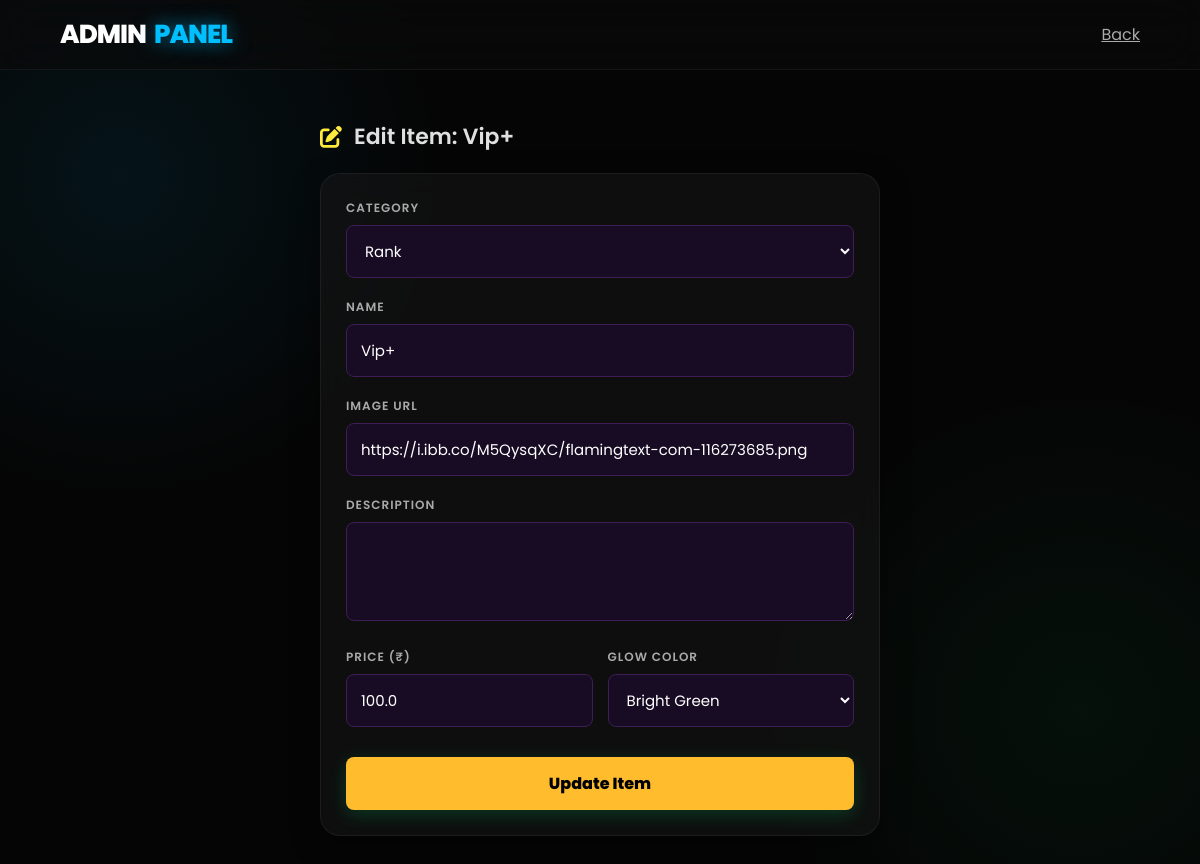
/admin/edit/5 (signed in), run on the app's committed database.
### models.py (models this page shows)
class Rank(db.Model):
    id = db.Column(db.Integer, primary_key=True)
    name = db.Column(db.String(100), nullable=False)
    price = db.Column(db.Float, nullable=False)
    description = db.Column(db.String(255))
    image_url = db.Column(db.String(200), default="")
    color_hex = db.Column(db.String(10), default="#00bfff")
    category = db.Column(db.String(50), default='rank')

### app.py (the view, shortened to what this page needs)
@app.route('/admin/edit/<int:id>', methods=['GET', 'POST'])
@login_required
def edit_rank(id):
    rank = Rank.query.get_or_404(id)
    return render_template('edit_rank.html', rank=rank)

### app.py (called while the page is built)
@login_manager.user_loader
def load_user(user_id):
    return User.query.get(int(user_id))

@app.context_processor
def inject_config():
    base_dir = os.path.abspath(os.path.dirname(__file__))
    config_path = os.path.join(base_dir, 'config.json')
    try:
        with open(config_path, 'r') as f:
            config = json.load(f)
        return dict(config=config)
    except:
        return dict(config={
            'server_name': 'Dora Bash',
            'logo_url': 'https://static.wikia.nocookie.net/minecraft_gamepedia/images/6/6e/Red_Apple_JE2_BE2.png',
            'hero_background': 'https://i.ibb.co/bM3tjBM3/8d3783658812bb071591febfca65c60b609fdfa0headerbg.webp'
        })

### templates/edit_rank.html (shortened to what this page needs)
<!DOCTYPE html>
<html lang="en">
<head>
    <link rel="stylesheet" href="{{ url_for('static', filename='style.css') }}">
    <link rel="stylesheet" href="https://cdnjs.cloudflare.com/ajax/libs/font-awesome/6.4.0/css/all.min.css">
</head>
<body>
    <nav class="navbar"><a href="/admin" class="brand">ADMIN <span>PANEL</span></a><a href="/admin" style="color: #aaa;">Back</a></nav>
    <div class="container edit-container">
        <div class="section-header"><i class="fas fa-edit" style="color: #ffeb3b;"></i> Edit Item: {{ rank.name }}</div>
        <div class="card">
            <form action="/admin/edit/{{ rank.id }}" method="POST">
                <div class="input-group">
                    <label class="input-label">Category</label>
                    <select name="category" class="dark-input">
                        <option value="rank" {% if rank.category == 'rank' %}selected{% endif %}>Rank</option>
                    </select>
                </div>
                <div class="input-group">
                    <label class="input-label">Name</label>
                    <input type="text" name="name" class="dark-input" value="{{ rank.name }}" required>
                </div>
                <div class="input-group">
                    <label class="input-label">Image URL</label>
                    <input type="text" name="image_url" class="dark-input" value="{{ rank.image_url }}">
                </div>
                <div class="input-group">
                    <label class="input-label">Description</label>
                    <textarea name="description" class="dark-input" rows="3">{{ rank.description }}</textarea>
                </div>
                <div style="display: grid; grid-template-columns: 1fr 1fr; gap: 15px;">
                    <div class="input-group"><label class="input-label">Price (₹)</label><input type="number" step="0.01" name="price" class="dark-input" value="{{ rank.price }}" required></div>
                    <div class="input-group"><label class="input-label">Glow Color</label>
                        <select name="color_hex" class="dark-input">
                            <option value="#00e676" {% if rank.color_hex == '#00e676' %}selected{% endif %}>Bright Green</option>
                        </select>
                    </div>
                </div>
                <button type="submit" class="btn-submit">Update Item</button>
            </form>
        </div>
    </div>
</body>
</html>

### static/style.css (style rules this page uses)
* { box-sizing: border-box; transition: all 0.3s cubic-bezier(0.25, 0.8, 0.25, 1); }
body { background-color: #050505; background-image: radial-gradient(circle at 10% 20%, rgba(0, 191, 255, 0.08) 0%, transparent 25%), radial-gradient(circle at 90% 80%, rgba(0, 230, 118, 0.05) 0%, transparent 25%); color: #ffffff; font-family: 'Poppins', sans-serif; margin: 0; padding: 0; min-height: 100vh; display: flex; flex-direction: column; }
.navbar { background: rgba(10, 10, 10, 0.6); backdrop-filter: blur(20px); -webkit-backdrop-filter: blur(20px); border-bottom: 1px solid rgba(255, 255, 255, 0.05); padding: 15px 5%; display: flex; justify-content: space-between; align-items: center; position: sticky; top: 0; z-index: 1000; }
.brand { font-size: 26px; font-weight: 800; letter-spacing: -1px; color: white; text-decoration: none; display: flex; align-items: center; gap: 8px; }
.brand span { color: #00bfff; text-shadow: 0 0 20px rgba(0, 191, 255, 0.6); }
.container, .dashboard-container { max-width: 1200px; margin: 40px auto; padding: 0 20px; width: 100%; }
.section-header { font-size: 22px; font-weight: 600; margin-bottom: 20px; color: #e0e0e0; display: flex; align-items: center; gap: 12px; }
.card { background: rgba(25, 25, 25, 0.5); backdrop-filter: blur(15px); -webkit-backdrop-filter: blur(15px); border: 1px solid rgba(255, 255, 255, 0.06); border-radius: 20px; padding: 25px; box-shadow: 0 10px 30px rgba(0, 0, 0, 0.4); }
.input-group { margin-bottom: 20px; }
.input-label { display: block; color: #aaa; font-size: 12px; font-weight: 600; margin-bottom: 8px; text-transform: uppercase; letter-spacing: 1px; }
.dark-input, select { width: 100%; background: rgba(0, 0, 0, 0.3); border: 2px solid rgba(255, 255, 255, 0.05); padding: 16px; border-radius: 12px; color: white; font-family: 'Poppins', sans-serif; font-size: 15px; box-sizing: border-box; }
.btn-submit { width: 100%; background: linear-gradient(135deg, #00e676 0%, #00c853 100%); color: #000; font-weight: 700; padding: 16px; border: none; border-radius: 12px; cursor: pointer; font-size: 16px; margin-top: 10px; box-shadow: 0 5px 20px rgba(0, 230, 118, 0.2); font-family: 'Poppins', sans-serif; }
.edit-container { max-width: 600px; margin: 50px auto; }
.dark-input { background: #180c24; border: 1px solid #3d1e57; padding: 14px; border-radius: 8px; }
.btn-submit { background: #ffbd2e; color: black; font-weight: 800; font-size: 16px; padding: 14px; border-radius: 8px; border: none; cursor: pointer; margin-top: 10px; }

### data on the page
Rank: name "Vip+", category "Rank", image_url "https://i.ibb.co/M5QysqXC/flamingtext-com-116273685.png", price "100.0", color_hex "Bright Green"
